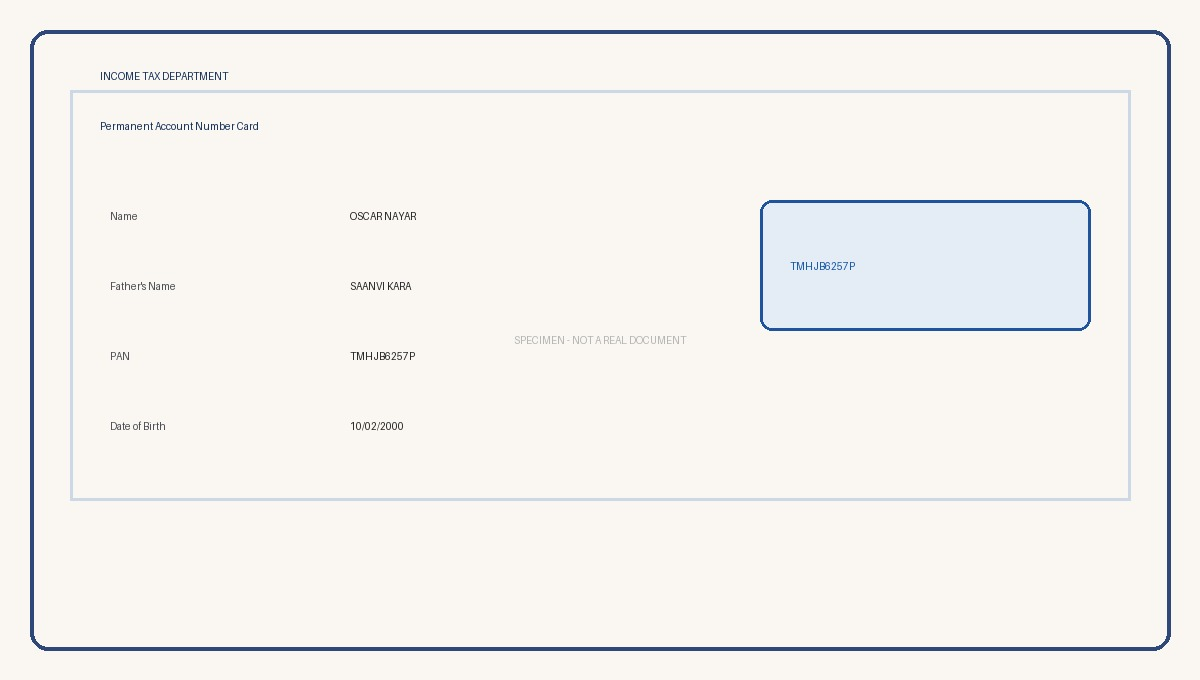
#> input picture samples/clean_01.jpg, 1200 x 680 px
$ python -i preprocess.py   (imports and definitions only)
#> lines starting #> are read from the running program, lines starting #| are printed output that depends on the picture; after the words box and inside, x2 and y2 are one past the last pixel; in counts of white or black regions, pixels touching at a corner belong together
#> further down, picture is the input picture: PIL image 1200x680 RGB; mean R, G, B 243.7, 242.1, 239.2
from __future__ import annotations

import logging
from typing import Iterable

import cv2
import numpy as np
from PIL import Image, ImageOps

try:
    import pytesseract
except Exception:  # pragma: no cover - optional dependency
    pytesseract = None

logger = logging.getLogger(__name__)


def _to_uint8_rgb(img: Image.Image) -> np.ndarray:
    if img.mode != "RGB":
        img = img.convert("RGB")
    return np.array(img, dtype=np.uint8)


def fix_exif_orientation(img: Image.Image) -> Image.Image:
    """Normalize orientation metadata stored in EXIF."""
    return ImageOps.exif_transpose(img)


# [28 lines left out: function _estimate_rotation_angle, not called in this run]


def deskew(img: Image.Image) -> Image.Image:
    """Correct small-angle skew based on detected text orientation."""
    gray = cv2.cvtColor(_to_uint8_rgb(img), cv2.COLOR_RGB2GRAY)
    if gray.size == 0:
        return img

    blur = cv2.GaussianBlur(gray, (5, 5), 0)
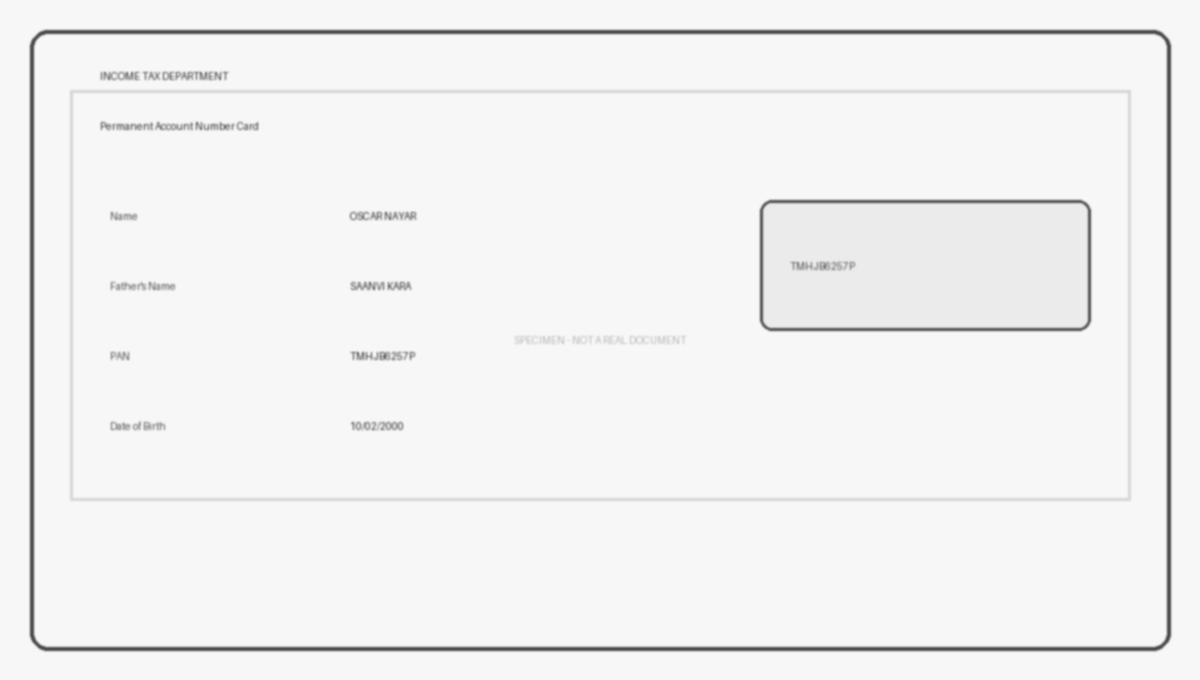
#> blur: shape (680, 1200); min 76, max 248, mean 242
    _, thresh = cv2.threshold(blur, 0, 255, cv2.THRESH_BINARY + cv2.THRESH_OTSU)
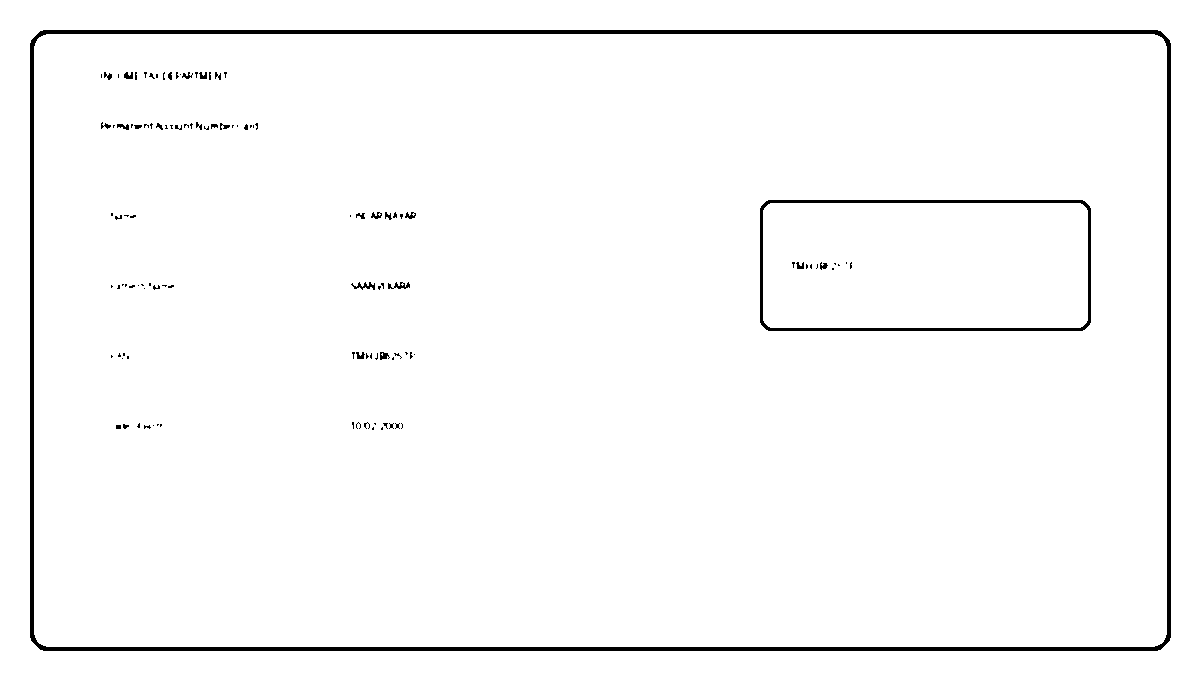
#> thresh: shape (680, 1200); 97.8% white; 114 black regions (86 under 20 px), largest, box (x1, y1, x2, y2) and area: (30, 30, 1171, 651) 13952, (760, 200, 1091, 331) 2708, (351, 282, 375, 290) 88
    coords = np.column_stack(np.where(thresh > 0))
#> coords = 797645 pairs, first value 0 to 679, second value 0 to 1199
    if coords.size == 0:
        return img

    rect = cv2.minAreaRect(coords)
#> rect = ((339.5, 599.5), (1199, 679), -90)
    angle = rect[-1]
#> angle = -90
    if angle < -45:
        angle = 90 + angle
#> angle = 0
    elif angle > 45:
        angle = angle - 90

    if abs(angle) >= 30:
        return img

    (h, w) = img.size
#> h = 1200; w = 680
    matrix = cv2.getRotationMatrix2D((w / 2, h / 2), angle, 1.0)
#> matrix = [[1, 0, 0], [0, 1, 0]]
    rotated = cv2.warpAffine(gray, matrix, (w, h), flags=cv2.INTER_CUBIC, borderMode=cv2.BORDER_REPLICATE)
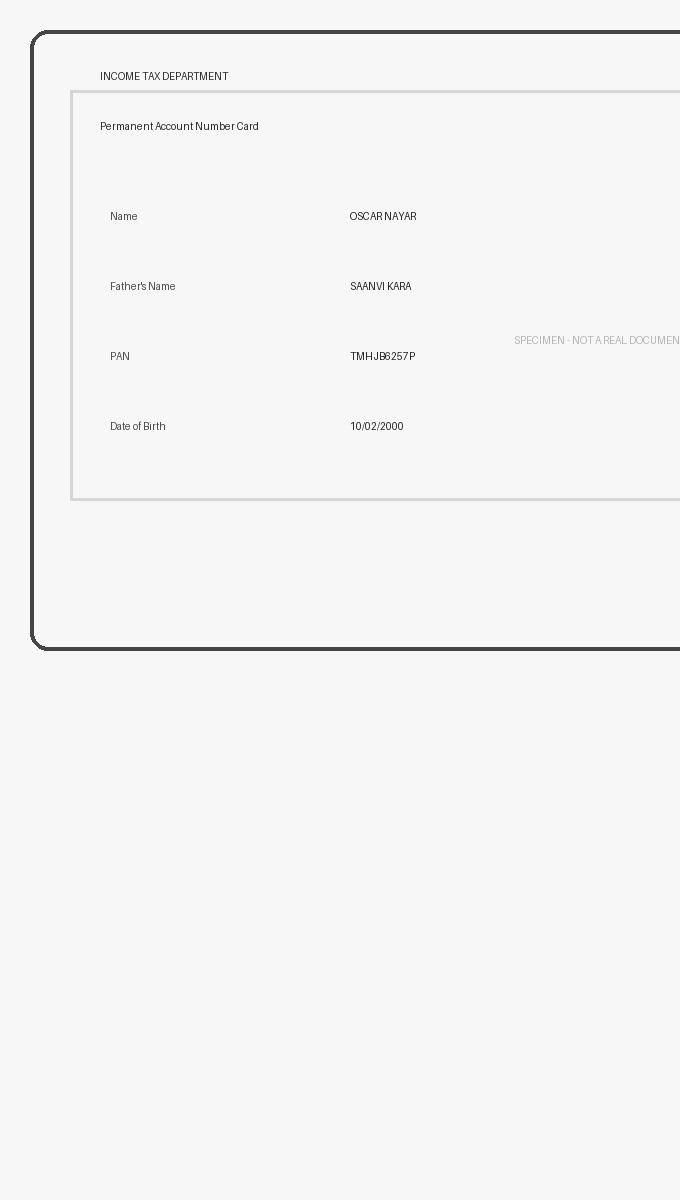
#> rotated: shape (1200, 680); min 33, max 255, mean 244.7
    return Image.fromarray(rotated)


# [71 lines left out: functions auto_rotate, correct_brightness, preprocess, not called in this run]

>>> from PIL import Image
>>> picture = Image.open('samples/clean_01.jpg')
>>> result = deskew(picture)

$ run again, on samples/rotated_02.jpg
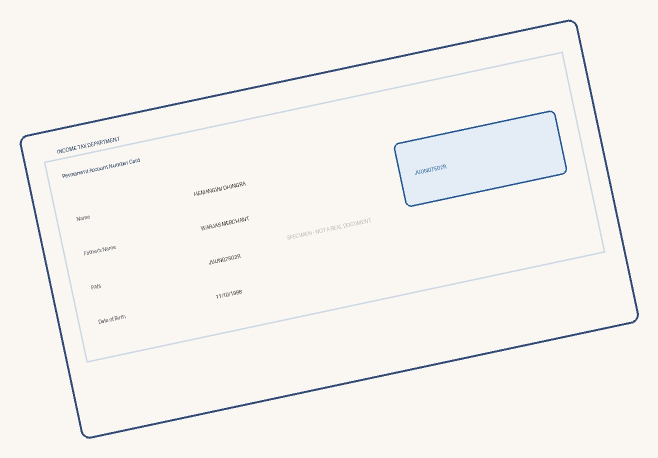
#> input picture samples/rotated_02.jpg, 1316 x 916 px (shown at 1/2 size)
#> picture is the input picture: PIL image 1316x916 RGB; mean R, G, B 245.7, 243.7, 240.1
#> in deskew, `_, thresh = cv2.threshold(blur, 0, 255, cv2.THRESH_BINARY + cv2.THRESH..`:
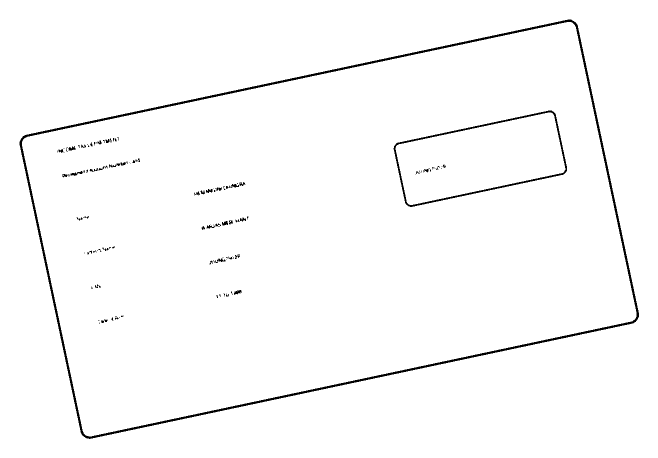
#> thresh: shape (916, 1316) (shown at 1/2 size); 98.3% white; 113 black regions (65 under 20 px), largest, box (x1, y1, x2, y2) and area: (39, 39, 1278, 878) 15383, (787, 221, 1134, 414) 3235, (132, 292, 151, 303) 92
#> coords = 1184401 pairs, first value 0 to 915, second value 0 to 1315
#> rect = ((457.5, 657.5), (1315, 915), -90)
#> in deskew, `angle = rect[-1]`: angle = -90
#> in deskew, `angle = 90 + angle`: angle = 0
#> matrix = [[1, 0, 0], [0, 1, 0]]
#> in deskew, `rotated = cv2.warpAffine(gray, matrix, (w, h), flags=cv2.INTER_CUBIC, ..`:
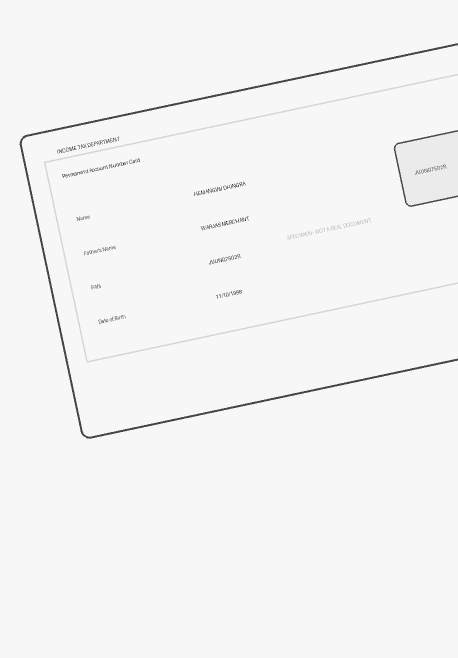
#> rotated: shape (1316, 916) (shown at 1/2 size); min 33, max 255, mean 244.9
